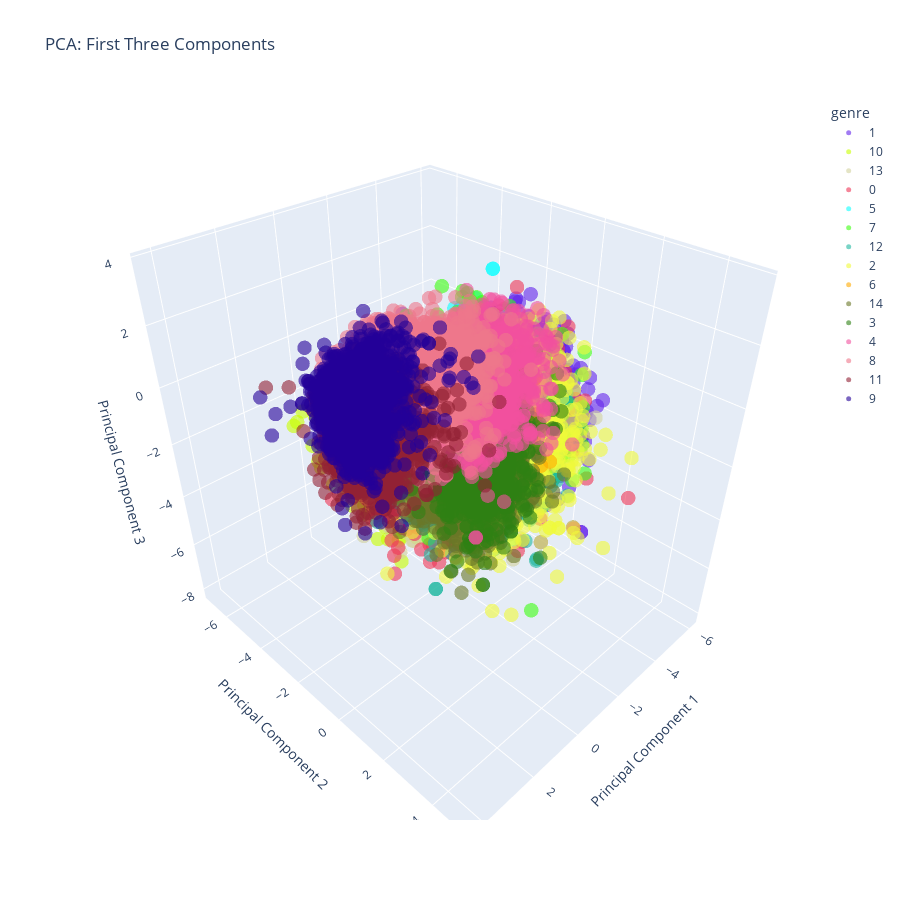

Here is the notebook cell this chart was saved with:
### Code cell
plot_pca_3d(pca_data, 'genre')

### Figure 1 — Plotly figure (JSON) as saved in the notebook; plotly's stock layout.template omitted (floating-point values rounded to 4 significant figures; data arrays with more than 128 entries replaced by an {"elided": "..."} marker saying what was removed)
{"data": [{"hovertemplate": "genre=1<br>Principal Component 1=%{x}<br>Principal Component 2=%{y}<br>Principal Component 3=%{z}<extra></extra>", "legendgroup": "1", "marker": {"color": "#6324EB", "opacity": 0.6, "size": 5, "symbol": "circle"}, "mode": "markers", "name": "1", "scene": "scene", "showlegend": true, "type": "scatter3d", "x": {"elided": "3971 float values"}, "y": {"elided": "3971 float values"}, "z": {"elided": "3971 float values"}}, {"hovertemplate": "genre=10<br>Principal Component 1=%{x}<br>Principal Component 2=%{y}<br>Principal Component 3=%{z}<extra></extra>", "legendgroup": "10", "marker": {"color": "#C8FF00", "opacity": 0.6, "size": 5, "symbol": "circle"}, "mode": "markers", "name": "10", "scene": "scene", "showlegend": true, "type": "scatter3d", "x": {"elided": "2309 float values"}, "y": {"elided": "2309 float values"}, "z": {"elided": "2309 float values"}}, {"hovertemplate": "genre=13<br>Principal Component 1=%{x}<br>Principal Component 2=%{y}<br>Principal Component 3=%{z}<extra></extra>", "legendgroup": "13", "marker": {"color": "#D3D29E", "opacity": 0.6, "size": 5, "symbol": "circle"}, "mode": "markers", "name": "13", "scene": "scene", "showlegend": true, "type": "scatter3d", "x": {"elided": "2041 float values"}, "y": {"elided": "2041 float values"}, "z": {"elided": "2041 float values"}}, {"hovertemplate": "genre=0<br>Principal Component 1=%{x}<br>Principal Component 2=%{y}<br>Principal Component 3=%{z}<extra></extra>", "legendgroup": "0", "marker": {"color": "#EF3555", "opacity": 0.6, "size": 5, "symbol": "circle"}, "mode": "markers", "name": "0", "scene": "scene", "showlegend": true, "type": "scatter3d", "x": {"elided": "3226 float values"}, "y": {"elided": "3226 float values"}, "z": {"elided": "3226 float values"}}, {"hovertemplate": "genre=5<br>Principal Component 1=%{x}<br>Principal Component 2=%{y}<br>Principal Component 3=%{z}<extra></extra>", "legendgroup": "5", "marker": {"color": "#0DFFFF", "opacity": 0.6, "size": 5, "symbol": "circle"}, "mode": "markers", "name": "5", "scene": "scene", "showlegend": true, "type": "scatter3d", "x": {"elided": "1573 float values"}, "y": {"elided": "1573 float values"}, "z": {"elided": "1573 float values"}}, {"hovertemplate": "genre=7<br>Principal Component 1=%{x}<br>Principal Component 2=%{y}<br>Principal Component 3=%{z}<extra></extra>", "legendgroup": "7", "marker": {"color": "#3CFF10", "opacity": 0.6, "size": 5, "symbol": "circle"}, "mode": "markers", "name": "7", "scene": "scene", "showlegend": true, "type": "scatter3d", "x": {"elided": "2128 float values"}, "y": {"elided": "2128 float values"}, "z": {"elided": "2128 float values"}}, {"hovertemplate": "genre=12<br>Principal Component 1=%{x}<br>Principal Component 2=%{y}<br>Principal Component 3=%{z}<extra></extra>", "legendgroup": "12", "marker": {"color": "#21B8A1", "opacity": 0.6, "size": 5, "symbol": "circle"}, "mode": "markers", "name": "12", "scene": "scene", "showlegend": true, "type": "scatter3d", "x": {"elided": "1974 float values"}, "y": {"elided": "1974 float values"}, "z": {"elided": "1974 float values"}}, {"hovertemplate": "genre=2<br>Principal Component 1=%{x}<br>Principal Component 2=%{y}<br>Principal Component 3=%{z}<extra></extra>", "legendgroup": "2", "marker": {"color": "#F0FA3A", "opacity": 0.6, "size": 5, "symbol": "circle"}, "mode": "markers", "name": "2", "scene": "scene", "showlegend": true, "type": "scatter3d", "x": {"elided": "1259 float values"}, "y": {"elided": "1259 float values"}, "z": {"elided": "1259 float values"}}, {"hovertemplate": "genre=6<br>Principal Component 1=%{x}<br>Principal Component 2=%{y}<br>Principal Component 3=%{z}<extra></extra>", "legendgroup": "6", "marker": {"color": "#FFAA00", "opacity": 0.6, "size": 5, "symbol": "circle"}, "mode": "markers", "name": "6", "scene": "scene", "showlegend": true, "type": "scatter3d", "x": {"elided": "347 float values"}, "y": {"elided": "347 float values"}, "z": {"elided": "347 float values"}}, {"hovertemplate": "genre=14<br>Principal Component 1=%{x}<br>Principal Component 2=%{y}<br>Principal Component 3=%{z}<extra></extra>", "legendgroup": "14", "marker": {"color": "#6A7727", "opacity": 0.6, "size": 5, "symbol": "circle"}, "mode": "markers", "name": "14", "scene": "scene", "showlegend": true, "type": "scatter3d", "x": {"elided": "1929 float values"}, "y": {"elided": "1929 float values"}, "z": {"elided": "1929 float values"}}, {"hovertemplate": "genre=3<br>Principal Component 1=%{x}<br>Principal Component 2=%{y}<br>Principal Component 3=%{z}<extra></extra>", "legendgroup": "3", "marker": {"color": "#2E8013", "opacity": 0.6, "size": 5, "symbol": "circle"}, "mode": "markers", "name": "3", "scene": "scene", "showlegend": true, "type": "scatter3d", "x": {"elided": "1314 float values"}, "y": {"elided": "1314 float values"}, "z": {"elided": "1314 float values"}}, {"hovertemplate": "genre=4<br>Principal Component 1=%{x}<br>Principal Component 2=%{y}<br>Principal Component 3=%{z}<extra></extra>", "legendgroup": "4", "marker": {"color": "#F2509E", "opacity": 0.6, "size": 5, "symbol": "circle"}, "mode": "markers", "name": "4", "scene": "scene", "showlegend": true, "type": "scatter3d", "x": {"elided": "1245 float values"}, "y": {"elided": "1245 float values"}, "z": {"elided": "1245 float values"}}, {"hovertemplate": "genre=8<br>Principal Component 1=%{x}<br>Principal Component 2=%{y}<br>Principal Component 3=%{z}<extra></extra>", "legendgroup": "8", "marker": {"color": "#EE778B", "opacity": 0.6, "size": 5, "symbol": "circle"}, "mode": "markers", "name": "8", "scene": "scene", "showlegend": true, "type": "scatter3d", "x": {"elided": "1865 float values"}, "y": {"elided": "1865 float values"}, "z": {"elided": "1865 float values"}}, {"hovertemplate": "genre=11<br>Principal Component 1=%{x}<br>Principal Component 2=%{y}<br>Principal Component 3=%{z}<extra></extra>", "legendgroup": "11", "marker": {"color": "#922134", "opacity": 0.6, "size": 5, "symbol": "circle"}, "mode": "markers", "name": "11", "scene": "scene", "showlegend": true, "type": "scatter3d", "x": {"elided": "2170 float values"}, "y": {"elided": "2170 float values"}, "z": {"elided": "2170 float values"}}, {"hovertemplate": "genre=9<br>Principal Component 1=%{x}<br>Principal Component 2=%{y}<br>Principal Component 3=%{z}<extra></extra>", "legendgroup": "9", "marker": {"color": "#230098", "opacity": 0.6, "size": 5, "symbol": "circle"}, "mode": "markers", "name": "9", "scene": "scene", "showlegend": true, "type": "scatter3d", "x": {"elided": "2152 float values"}, "y": {"elided": "2152 float values"}, "z": {"elided": "2152 float values"}}], "layout": {"height": 900, "legend": {"title": {"text": "genre"}, "tracegroupgap": 0}, "scene": {"domain": {"x": [0, 1], "y": [0, 1]}, "xaxis": {"title": {"text": "Principal Component 1"}}, "yaxis": {"title": {"text": "Principal Component 2"}}, "zaxis": {"title": {"text": "Principal Component 3"}}}, "title": {"text": "PCA: First Three Components"}}}
